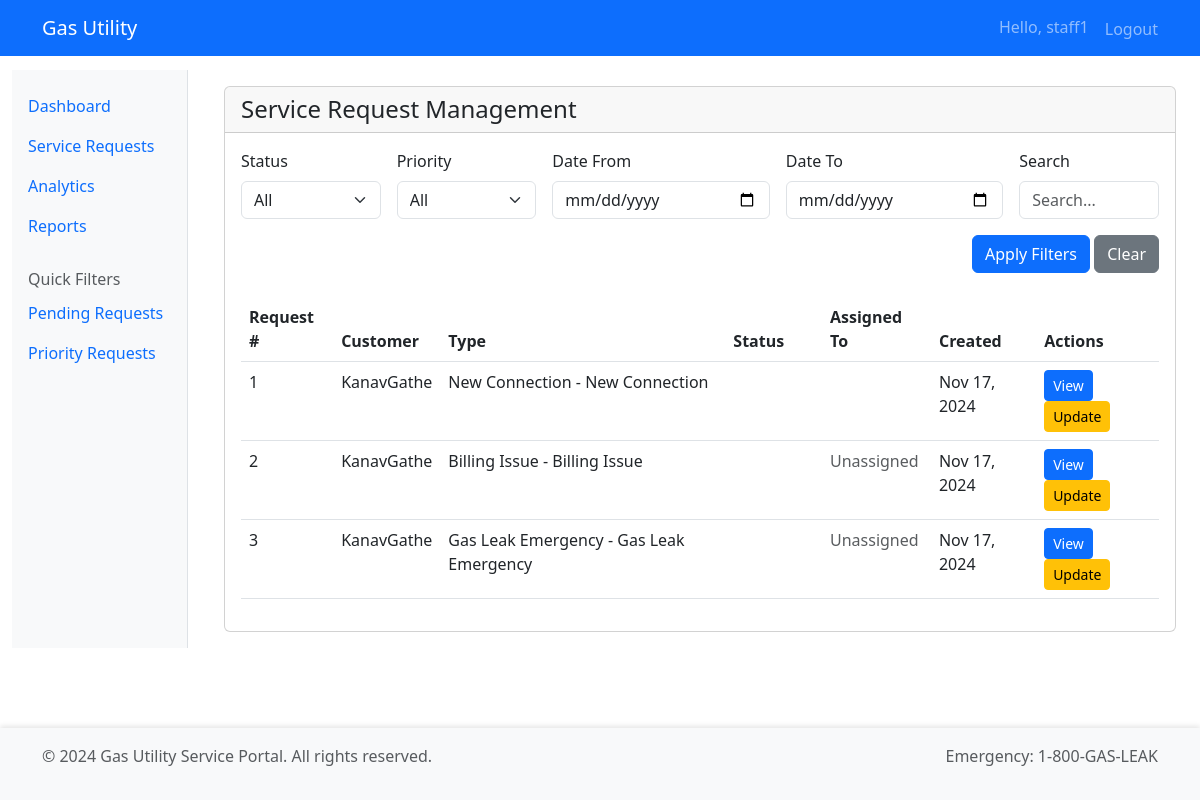
The app's page /staff/requests/ (signed in) with its own data.
### requests/models.py (models this page shows, shortened)
class ServiceRequest(models.Model):
    STATUS_CHOICES = [
        ('pending', 'Pending'),
        ('assigned', 'Assigned'),
        ('in_progress', 'In Progress'),
        ('on_hold', 'On Hold'),
        ('completed', 'Completed'),
        ('cancelled', 'Cancelled'),
        ('priority', 'Priority')
    ]
    customer = models.ForeignKey(User, on_delete=models.CASCADE)
    request_type = models.ForeignKey(ServiceRequestType, on_delete=models.CASCADE)
    status = models.CharField(max_length=20, choices=STATUS_CHOICES, default='pending')
    description = models.TextField()
    created_at = models.DateTimeField(auto_now_add=True)
    updated_at = models.DateTimeField(auto_now=True)
    assigned_to = models.ForeignKey(
        User,
        related_name='assigned_requests',
        null=True,
        blank=True,
        on_delete=models.SET_NULL
    )
    scheduled_date = models.DateTimeField(null=True, blank=True)
    completed_date = models.DateTimeField(null=True, blank=True)
    internal_notes = models.TextField(blank=True, null=True)

class ServiceRequestType(models.Model):
    CATEGORY_CHOICES = [
        ('billing', 'Billing Issue'),
        ('gas_leak', 'Gas Leak Emergency'),
        ('connection', 'New Connection'),
        ('maintenance', 'Maintenance'),
        ('meter', 'Meter Related'),
        ('other', 'Other Services')
    ]
    name = models.CharField(max_length=100)
    category = models.CharField(max_length=20, choices=CATEGORY_CHOICES)
    description = models.TextField()
    is_emergency = models.BooleanField(default=False)
    estimated_completion_hours = models.PositiveIntegerField()
    requires_site_visit = models.BooleanField(default=False)
    def __str__(self):
        return f"{self.get_category_display()} - {self.name}"

### staff/views.py (the view)
# urls.py: path('requests/', views.request_management, name='request_management'),
@user_passes_test(staff_check)
def request_management(request):
    status = request.GET.get('status')
    priority = request.GET.get('priority')
    date_from = request.GET.get('date_from')
    date_to = request.GET.get('date_to')
    search = request.GET.get('search')
    requests = ServiceRequest.objects.all()
    if status:
        requests = requests.filter(status=status)
    if priority:
        requests = requests.filter(status='priority')
    if date_from:
        requests = requests.filter(created_at__gte=date_from)
    if date_to:
        requests = requests.filter(created_at__lte=date_to)
    if search:
        requests = requests.filter(
            Q(customer__username__icontains=search) |
            Q(description__icontains=search) |
            Q(id__icontains=search)
        )
    context = {
        'requests': requests,
        'current_filters': request.GET,
    }
    return render(request, 'staff/request_management.html', context)

### staff/views.py (called while the page is built)
def staff_check(user):
    return user.is_staff

### templates/staff/request_management.html (shortened to what this page needs)
{% extends "base.html" %}
{% block content %}
<div class="card">
    <div class="card-header">
        <h4 class="card-title mb-0">Service Request Management</h4>
    </div>
    <div class="card-body">
        <form method="get" class="mb-4">
            <div class="row g-3">
                <div class="col-md-2">
                    <label class="form-label">Status</label>
                    <select name="status" class="form-select">
                        <option value="">All</option>
                    </select>
                </div>
                <div class="col-md-2">
                    <label class="form-label">Priority</label>
                    <select name="priority" class="form-select">
                        <option value="">All</option>
                    </select>
                </div>
                <div class="col-md-3">
                    <label class="form-label">Date From</label>
                    <input type="date" name="date_from" class="form-control"
                           value="{{ current_filters.date_from }}">
                </div>
                <div class="col-md-3">
                    <label class="form-label">Date To</label>
                    <input type="date" name="date_to" class="form-control"
                           value="{{ current_filters.date_to }}">
                </div>
                <div class="col-md-2">
                    <label class="form-label">Search</label>
                    <input type="text" name="search" class="form-control"
                           placeholder="Search..." value="{{ current_filters.search }}">
                </div>
                <div class="col-12 text-end">
                    <button type="submit" class="btn btn-primary">Apply Filters</button>
                    <a href="{% url 'staff:request_management' %}" class="btn btn-secondary">Clear</a>
                </div>
            </div>
        </form>
        <div class="table-responsive">
            <table class="table table-hover">
                <thead>
                    <tr>
                        <th>Request #</th>
                        <th>Customer</th>
                        <th>Type</th>
                        <th>Status</th>
                        <th>Assigned To</th>
                        <th>Created</th>
                        <th>Actions</th>
                    </tr>
                </thead>
                <tbody>
                    {% for request in requests %}
                        <tr>
                            <td>{{ request.id }}</td>
                            <td>{{ request.customer.username }}</td>
                            <td>{{ request.request_type }}</td>
                            <td>
                                <span class="badge bg-{{ request.status|lower }}">
                                </span>
                            </td>
                            <td>
                                {% if request.assigned_to %}
                                    {{ request.assigned_to.get_full_name }}
                                {% else %}
                                    <span class="text-muted">Unassigned</span>
                                {% endif %}
                            </td>
                            <td>{{ request.created_at|date:"M j, Y" }}</td>
                            <td>
                                <a href="{% url 'staff:request_detail' request.id %}"
                                   class="btn btn-sm btn-primary">View</a>
                                <a href="{% url 'staff:update_request' request.id %}"
                                   class="btn btn-sm btn-warning">Update</a>
                            </td>
                        </tr>
                    {% endfor %}
                </tbody>
            </table>
        </div>
    </div>
</div>
{% endblock %}

### templates/navbar.html (shortened to what this page needs)
<nav class="navbar navbar-expand-lg navbar-dark bg-primary fixed-top">
    <div class="container">
        <a class="navbar-brand" href="{% url 'home' %}">Gas Utility</a>
        <div class="collapse navbar-collapse justify-content-end" id="navbarNav">
            <ul class="navbar-nav">
                {% if user.is_authenticated %}
                    <li class="nav-item">
                        <span class="navbar-text me-3">Hello, {{ user.username }}</span>
                    </li>
                    <li class="nav-item">
                        <form method="post" action="{% url 'accounts:logout' %}" class="d-inline">
                            <button type="submit" class="nav-link btn btn-link" style="display: inline; padding: 0; border: none; background: none;">
                                Logout
                            </button>
                        </form>
                    </li>
                {% endif %}
            </ul>
        </div>
    </div>
</nav>

### templates/navbar.html (style rules this page uses)
.navbar { position: fixed; top: 0; width: 100%; z-index: 1030; }
body { padding-top: 70px; }

### templates/footer.html (style rules this page uses)
body { padding-bottom: 60px; }

### records on screen
ServiceRequest: id "1", customer.username "KanavGathe", request_type "New Connection - New Connection", created_at "Nov 17, 2024"
ServiceRequest: id "2", customer.username "KanavGathe", request_type "Billing Issue - Billing Issue", shows "Unassigned", created_at "Nov 17, 2024"
ServiceRequest: id "3", customer.username "KanavGathe", request_type "Gas Leak Emergency - Gas Leak Emergency", shows "Unassigned", created_at "Nov 17, 2024"

### other values on screen
{{ user.username }} "staff1"
